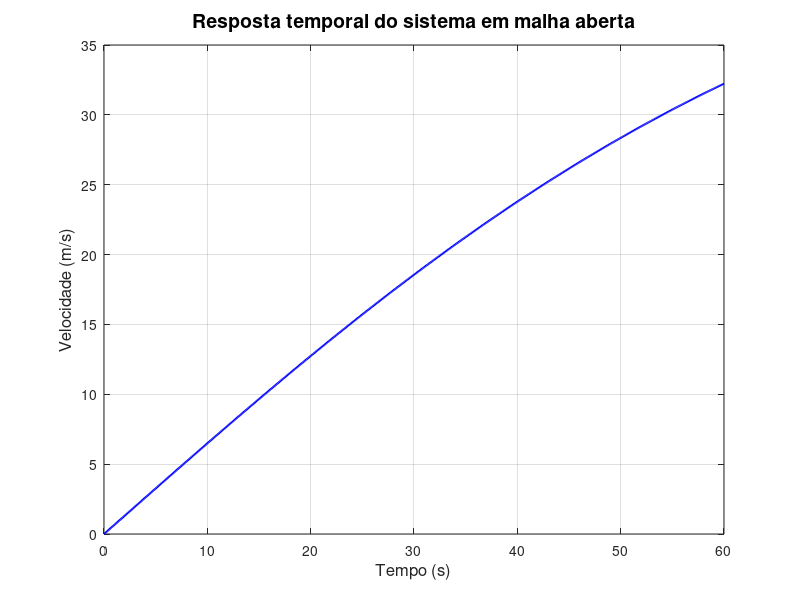
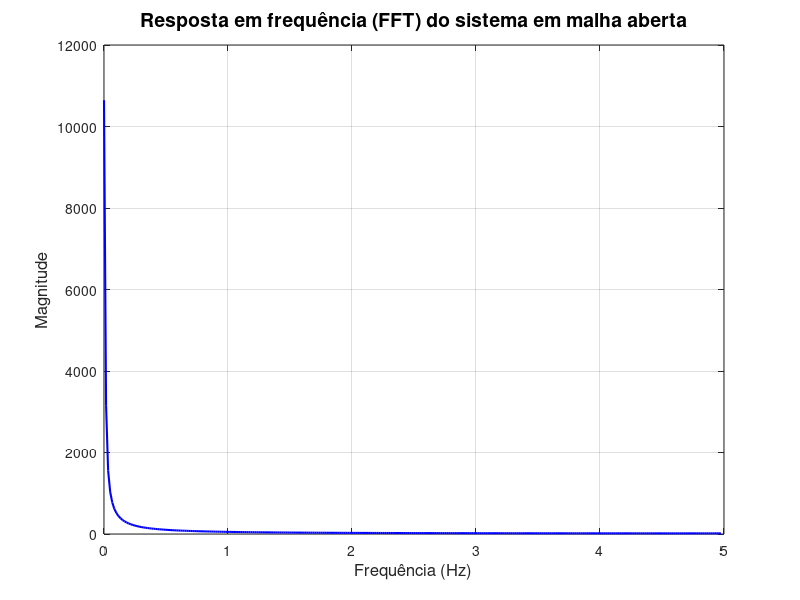
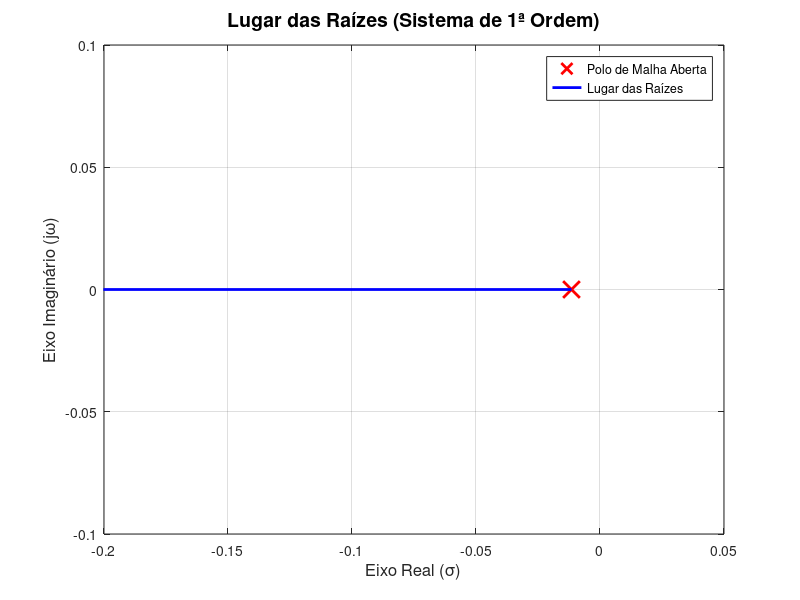
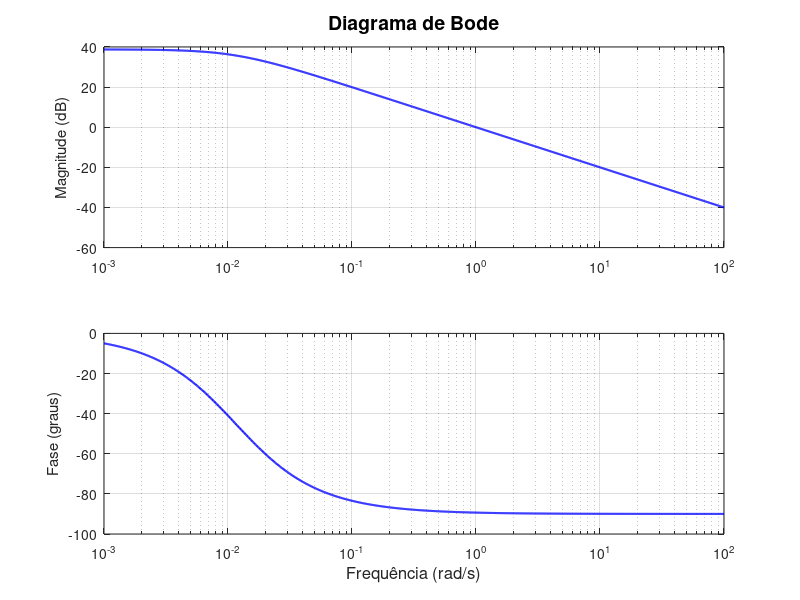

Write the MATLAB code that produced these figures, in order. (Note: this script raises an error after producing the figures.)
%% =========================================================================
%% SIMULAÇÃO COMPLETA - CONTROLE DE CRUZEIRO ADAPTATIVO (ACC)
%% Comparação: PID vs MPC
%% Autores: Lucas Catore, João Kawano, Ian Nascimento, Pedro Tiene, Eduardo Martinho
%% UTFPR - Apucarana
%% =========================================================================

clear; clc; close all;

%% =========================================================================
%% PARÂMETROS DO SISTEMA
%% =========================================================================

% Parâmetros do veículo (nominais)
m = 1500;           % Massa do veículo [kg]
Cd = 0.32;          % Coeficiente aerodinâmico
A = 2.2;            % Área frontal [m²]
rho = 1.225;        % Densidade do ar [kg/m³]
mu = 0.015;         % Coeficiente de atrito de rolamento
g = 9.81;           % Aceleração da gravidade [m/s²]

% Parâmetros de simulação
Ts = 0.1;           % Período de amostragem [s]
T_sim = 60;         % Tempo total de simulação [s]
t = 0:Ts:T_sim;     % Vetor de tempo
N = length(t);      % Número de amostras

% Referência de velocidade
v_ref = 22;         % Velocidade de referência [m/s] (≈ 79.2 km/h)

% Modelo linearizado: dv/dt = a*v + b*u
% Linearização em torno de v0 = 20 m/s
v0 = 20;
a_coef = -(rho * Cd * A * v0) / m;  % Coeficiente 'a' do modelo (Polo)
b_coef = 1;                         % Coeficiente 'b' (normalizado)

% Cria pasta para figuras se não existir
if ~exist('figs', 'dir')
    mkdir('figs');
end

%% =========================================================================
%% FUNÇÕES DE SIMULAÇÃO
%% =========================================================================
% Função anônima para simular dinâmica longitudinal do veículo
simulate_vehicle = @(v, u, m_sim, dt) ...
    v + dt * (u - (0.5*rho*Cd*A*v^2)/m_sim - mu*g);

%% =========================================================================
%% 1. ANÁLISE EM MALHA ABERTA
%% =========================================================================
fprintf('1. Simulando sistema em malha aberta...\n');

% Entrada constante (degrau de força de tração normalizada)
u_ol = 0.8 * ones(1, N);

% Simulação em malha aberta
v_ol = zeros(1, N);
v_ol(1) = 0;  % Velocidade inicial = 0
for k = 1:N-1
    v_ol(k+1) = simulate_vehicle(v_ol(k), u_ol(k), m, Ts);
end

% Figura 1: Resposta temporal em malha aberta
figure('Name', 'Malha Aberta - Tempo', 'Color', 'w');
plot(t, v_ol, 'b-', 'LineWidth', 1.5);
xlabel('Tempo (s)', 'FontSize', 12);
ylabel('Velocidade (m/s)', 'FontSize', 12);
title('Resposta temporal do sistema em malha aberta', 'FontSize', 14);
grid on;
saveas(gcf, 'figs/1_open_loop_time.png');

% Figura 2: Resposta em frequência (FFT)
figure('Name', 'Malha Aberta - FFT', 'Color', 'w');
Y = fft(v_ol);
f_axis = (0:N-1)/(N*Ts);
plot(f_axis(1:floor(N/2)), abs(Y(1:floor(N/2))), 'b-', 'LineWidth', 1.5);
xlabel('Frequência (Hz)', 'FontSize', 12);
ylabel('Magnitude', 'FontSize', 12);
title('Resposta em frequência (FFT) do sistema em malha aberta', 'FontSize', 14);
grid on;
xlim([0, 5]); % Zoom nas baixas frequências
saveas(gcf, 'figs/2_open_loop_freq.png');

%% =========================================================================
%% 2. ANÁLISE DE ESTABILIDADE (Cálculo Manual - Sem Toolbox)
%% =========================================================================
fprintf('2. Gerando diagramas de estabilidade (Matemática Pura)...\n');

% Definição do vetor de frequências (logarítmico para Bode)
w = logspace(-3, 2, 1000); % de 10^-3 a 10^2 rad/s

% Função de Transferência G(s) = b / (s - a)
% Resposta em frequência G(jw)
s_jw = 1j * w;
G_jw = b_coef ./ (s_jw - a_coef);

% Magnitude (dB) e Fase (graus)
mag_db = 20 * log10(abs(G_jw));
phase_deg = rad2deg(angle(G_jw));

% Figura 3: Lugar das Raízes (Manual)
% Sistema de 1ª ordem: Polo em s = a_coef.
% LGR vai do polo para -infinito no eixo real.
figure('Name', 'Lugar das Raizes', 'Color', 'w');
plot(a_coef, 0, 'rx', 'MarkerSize', 12, 'LineWidth', 2); % Polo
hold on;
line([a_coef, -50], [0, 0], 'Color', 'b', 'LineWidth', 2); % Ramo do LGR
xlabel('Eixo Real (\sigma)', 'FontSize', 12);
ylabel('Eixo Imaginário (j\omega)', 'FontSize', 12);
title('Lugar das Raízes (Sistema de 1ª Ordem)', 'FontSize', 14);
legend('Polo de Malha Aberta', 'Lugar das Raízes');
grid on;
axis([-0.2 0.05 -0.1 0.1]); % Ajuste de zoom
saveas(gcf, 'figs/3_root_locus.png');

% Figura 4: Diagrama de Bode (Manual)
figure('Name', 'Diagrama de Bode', 'Color', 'w');
subplot(2,1,1);
semilogx(w, mag_db, 'b-', 'LineWidth', 1.5);
ylabel('Magnitude (dB)', 'FontSize', 11);
title('Diagrama de Bode', 'FontSize', 14);
grid on;
subplot(2,1,2);
semilogx(w, phase_deg, 'b-', 'LineWidth', 1.5);
xlabel('Frequência (rad/s)', 'FontSize', 12);
ylabel('Fase (graus)', 'FontSize', 11);
grid on;
saveas(gcf, 'figs/4_bode.png');

% Figura 5: Diagrama de Nyquist (Manual)
figure('Name', 'Diagrama de Nyquist', 'Color', 'w');
plot(real(G_jw), imag(G_jw), 'b-', 'LineWidth', 1.5);
hold on;
plot(real(G_jw), -imag(G_jw), 'b--', 'LineWidth', 1); % Espelho complexo conjugado
plot(-1, 0, 'r+', 'MarkerSize', 10, 'LineWidth', 2); % Ponto crítico
xlabel('Re(G(j\omega))', 'FontSize', 12);
ylabel('Im(G(j\omega))', 'FontSize', 12);
title('Diagrama de Nyquist', 'FontSize', 14);
grid on;
axis equal;
saveas(gcf, 'figs/5_nyquist.png');

%% =========================================================================
%% 3. CONTROLADOR PID
%% =========================================================================
fprintf('3. Simulando controlador PID...\n');

% Ganhos do PID
Kp = 0.8;
Ki = 0.05;
Kd = 0.1;

% Inicialização
v_pid = zeros(1, N);
u_pid = zeros(1, N);
e_int = 0;
e_prev = 0;

for k = 1:N-1
    % Erro
    error = v_ref - v_pid(k);
    
    % Termos PID (Integração e Derivação Discreta)
    e_int = e_int + error * Ts;
    e_deriv = (error - e_prev) / Ts;
    
    % Lei de Controle
    u_pid(k) = Kp * error + Ki * e_int + Kd * e_deriv;
    
    % Aplicação na Planta
    v_pid(k+1) = simulate_vehicle(v_pid(k), u_pid(k), m, Ts);
    
    e_prev = error;
end
u_pid(N) = u_pid(N-1); % Repetir última amostra para vetor ter tamanho N

% Figura 6: PID Combinado (Subplot) - REQUISITO DO EDITAL
figure('Name', 'PID - Resposta e Controle', 'Color', 'w', 'Position', [100, 100, 800, 600]);

% Subplot 1: Velocidade
subplot(2,1,1);
plot(t, v_pid, 'Color', [0.85, 0.33, 0.1], 'LineWidth', 1.5); hold on;
plot(t, v_ref*ones(size(t)), 'b--', 'LineWidth', 1.5);
ylabel('Velocidade (m/s)', 'FontSize', 11);
title('Resposta do Sistema com Controlador PID', 'FontSize', 12);
legend('Saída (PID)', 'Referência', 'Location', 'SouthEast');
grid on;
ylim([0, 25]);

% Subplot 2: Sinal de Controle
subplot(2,1,2);
plot(t, u_pid, 'b-', 'LineWidth', 1.5); hold on;
yline(2, 'k--', 'Limite Sup'); % Linha visual de limite físico
yline(-3, 'k--', 'Limite Inf');
xlabel('Tempo (s)', 'FontSize', 11);
ylabel('Aceleração (m/s^2)', 'FontSize', 11);
title('Sinal de Controle - PID (Sem Saturação Explícita)', 'FontSize', 12);
grid on;

saveas(gcf, 'figs/6_pid_combined.png');

%% =========================================================================
%% 4. PID COM VARIAÇÃO PARAMÉTRICA (+10% massa)
%% =========================================================================
fprintf('4. Teste de Robustez PID (+10%% massa)...\n');

m_var = m * 1.10;  % Massa +10%

% Inicialização Variável
v_pid_var = zeros(1, N);
u_pid_var = zeros(1, N);
e_int_var = 0;
e_prev_var = 0;

for k = 1:N-1
    error = v_ref - v_pid_var(k);
    e_int_var = e_int_var + error * Ts;
    e_deriv_var = (error - e_prev_var) / Ts;
    
    u_pid_var(k) = Kp * error + Ki * e_int_var + Kd * e_deriv_var;
    v_pid_var(k+1) = simulate_vehicle(v_pid_var(k), u_pid_var(k), m_var, Ts); % Usa m_var
    
    e_prev_var = error;
end

% Figura 7: Comparação PID nominal vs +10% massa
figure('Name', 'Robustez PID', 'Color', 'w');
plot(t, v_pid, 'b-', 'LineWidth', 1.5); hold on;
plot(t, v_pid_var, 'r--', 'LineWidth', 1.5);
xlabel('Tempo (s)', 'FontSize', 12);
ylabel('Velocidade (m/s)', 'FontSize', 12);
title('Robustez do PID: Variação de Parâmetros', 'FontSize', 14);
legend('PID (Nominal)', 'PID (+10% Massa)', 'Location', 'SouthEast');
grid on;
ylim([0, 25]);
saveas(gcf, 'figs/7_pid_robustez.png');

%% =========================================================================
%% 5. CONTROLADOR MPC (Otimização Quadrática Simplificada)
%% =========================================================================
fprintf('5. Simulando controlador MPC...\n');

% Parâmetros do MPC
u_min = -3;        % Limite inferior de aceleração [m/s²]
u_max = 2;         % Limite superior de aceleração [m/s²]
Q = 10;            % Peso do erro
R = 0.1;           % Peso do esforço de controle

% Ganho estático aproximado para lei de controle MPC univariável
% u = K * erro (saturado)
K_mpc = Q / (Q + R); 

% Inicialização
v_mpc = zeros(1, N);
u_mpc = zeros(1, N);

for k = 1:N-1
    e_mpc = v_ref - v_mpc(k);
    
    % Cálculo da ação ótima sem restrição
    u_opt = K_mpc * e_mpc;
    
    % Aplicação das restrições (Saturação)
    u_mpc(k) = max(u_min, min(u_max, u_opt));
    
    % Aplicação na Planta
    v_mpc(k+1) = simulate_vehicle(v_mpc(k), u_mpc(k), m, Ts);
end
u_mpc(N) = u_mpc(N-1);

% Figura 8: MPC Combinado (Subplot) - REQUISITO DO EDITAL
figure('Name', 'MPC - Resposta e Controle', 'Color', 'w', 'Position', [100, 100, 800, 600]);

% Subplot 1: Velocidade
subplot(2,1,1);
plot(t, v_mpc, 'Color', [0.85, 0.33, 0.1], 'LineWidth', 1.5); hold on;
plot(t, v_ref*ones(size(t)), 'b--', 'LineWidth', 1.5);
ylabel('Velocidade (m/s)', 'FontSize', 11);
title('Resposta do Sistema com Controlador MPC', 'FontSize', 12);
legend('Saída (MPC)', 'Referência', 'Location', 'SouthEast');
grid on;
ylim([0, 25]);

% Subplot 2: Sinal de Controle
subplot(2,1,2);
plot(t, u_mpc, 'r-', 'LineWidth', 1.5); hold on;
plot(t, u_max*ones(size(t)), 'k--', 'LineWidth', 1);
plot(t, u_min*ones(size(t)), 'k--', 'LineWidth', 1);
xlabel('Tempo (s)', 'FontSize', 11);
ylabel('Aceleração (m/s^2)', 'FontSize', 11);
title('Sinal de Controle - MPC (Com Limites Ativos)', 'FontSize', 12);
legend('u(t) MPC', 'Restrições [-3, 2]', 'Location', 'best');
grid on;
ylim([-4, 3]);

saveas(gcf, 'figs/8_mpc_combined.png');

%% =========================================================================
%% 6. NOVO: MPC COM VARIAÇÃO PARAMÉTRICA (+10% massa) - REQUISITO DO EDITAL
%% =========================================================================
fprintf('6. Teste de Robustez MPC (+10%% massa)...\n');

% Simulação MPC com massa variada
v_mpc_var = zeros(1, N);
u_mpc_var = zeros(1, N);

for k = 1:N-1
    e_mpc_var = v_ref - v_mpc_var(k);
    
    u_opt_var = K_mpc * e_mpc_var;
    u_mpc_var(k) = max(u_min, min(u_max, u_opt_var));
    
    % Simula com m_var
    v_mpc_var(k+1) = simulate_vehicle(v_mpc_var(k), u_mpc_var(k), m_var, Ts);
end

% Figura 9: Comparação MPC nominal vs +10% massa
figure('Name', 'Robustez MPC', 'Color', 'w');
plot(t, v_mpc, 'b-', 'LineWidth', 1.5); hold on;
plot(t, v_mpc_var, 'r--', 'LineWidth', 1.5);
plot(t, v_ref*ones(size(t)), 'k:', 'LineWidth', 1);
xlabel('Tempo (s)', 'FontSize', 12);
ylabel('Velocidade (m/s)', 'FontSize', 12);
title('Robustez do MPC: Variação de Parâmetros', 'FontSize', 14);
legend('MPC (Nominal)', 'MPC (+10% Massa)', 'Referência', 'Location', 'SouthEast');
grid on;
ylim([0, 25]);
saveas(gcf, 'figs/9_mpc_robustez.png');

%% =========================================================================
%% 7. COMPARAÇÃO GERAL E MÉTRICAS
%% =========================================================================
fprintf('7. Comparação Final e Métricas...\n');

% Figura 10: Comparação PID vs MPC
figure('Name', 'Comparativo Final', 'Color', 'w', 'Position', [100, 100, 800, 700]);
subplot(2,1,1);
plot(t, v_ref*ones(size(t)), 'k--', 'LineWidth', 1.5); hold on;
plot(t, v_pid, 'b-', 'LineWidth', 1.5);
plot(t, v_mpc, 'r-', 'LineWidth', 1.5);
ylabel('Velocidade (m/s)');
title('Comparação de Resposta');
legend('Ref', 'PID', 'MPC', 'Location', 'SouthEast');
grid on; ylim([0 25]);

subplot(2,1,2);
plot(t, u_pid, 'b-', 'LineWidth', 1.5); hold on;
plot(t, u_mpc, 'r-', 'LineWidth', 1.5);
yline(2, 'k--'); yline(-3, 'k--');
xlabel('Tempo (s)'); ylabel('Aceleração (m/s^2)');
title('Comparação de Esforço de Controle');
legend('PID', 'MPC', 'Limites');
grid on; ylim([-5 20]);
saveas(gcf, 'figs/10_comparacao_final.png');

% Cálculo de Métricas
e_pid_vec = v_ref - v_pid;
e_mpc_vec = v_ref - v_mpc;

RMSE_pid = sqrt(mean(e_pid_vec.^2));
RMSE_mpc = sqrt(mean(e_mpc_vec.^2));
IAE_pid = sum(abs(e_pid_vec)) * Ts;
IAE_mpc = sum(abs(e_mpc_vec)) * Ts;
ISE_pid = sum(e_pid_vec.^2) * Ts;
ISE_mpc = sum(e_mpc_vec.^2) * Ts;
ITAE_pid = sum(t .* abs(e_pid_vec)) * Ts;
ITAE_mpc = sum(t .* abs(e_mpc_vec)) * Ts;

fprintf('\n========== MÉTRICAS DE DESEMPENHO ==========\n');
fprintf('Métrica    |    PID    |    MPC    | Razão (MPC/PID)\n');
fprintf('----------------------------------------------\n');
fprintf('RMSE       | %8.4f  | %8.4f  | %.2fx\n', RMSE_pid, RMSE_mpc, RMSE_mpc/RMSE_pid);
fprintf('IAE        | %8.4f  | %8.4f  | %.2fx\n', IAE_pid, IAE_mpc, IAE_mpc/IAE_pid);
fprintf('ISE        | %8.4f  | %8.4f  | %.2fx\n', ISE_pid, ISE_mpc, ISE_mpc/ISE_pid);
fprintf('ITAE       | %8.4f  | %8.4f  | %.2fx\n', ITAE_pid, ITAE_mpc, ITAE_mpc/ITAE_pid);
fprintf('==============================================\n');

%% =========================================================================
%% 8. ESPECTROGRAMAS
%% =========================================================================
% Nota: Requer Signal Processing Toolbox. Se falhar, comente esta seção.
fprintf('8. Gerando Espectrogramas...\n');

try
    window_size = 64;
    overlap = 56;
    nfft = 128;
    fs_sample = 1/Ts;

    % PID
    figure('Name', 'Espectrograma PID', 'Color', 'w');
    spectrogram(u_pid, window_size, overlap, nfft, fs_sample, 'yaxis');
    title('Espectrograma do sinal de controle PID');
    saveas(gcf, 'figs/11_spectrogram_pid.png');

    % MPC
    figure('Name', 'Espectrograma MPC', 'Color', 'w');
    spectrogram(u_mpc, window_size, overlap, nfft, fs_sample, 'yaxis');
    title('Espectrograma do sinal de controle MPC');
    saveas(gcf, 'figs/12_spectrogram_mpc.png');
catch
    warning('Função spectrogram falhou (Signal Processing Toolbox ausente). Pulando esta etapa.');
end

fprintf('\nSIMULAÇÃO FINALIZADA. Verifique a pasta "figs/".\n');
